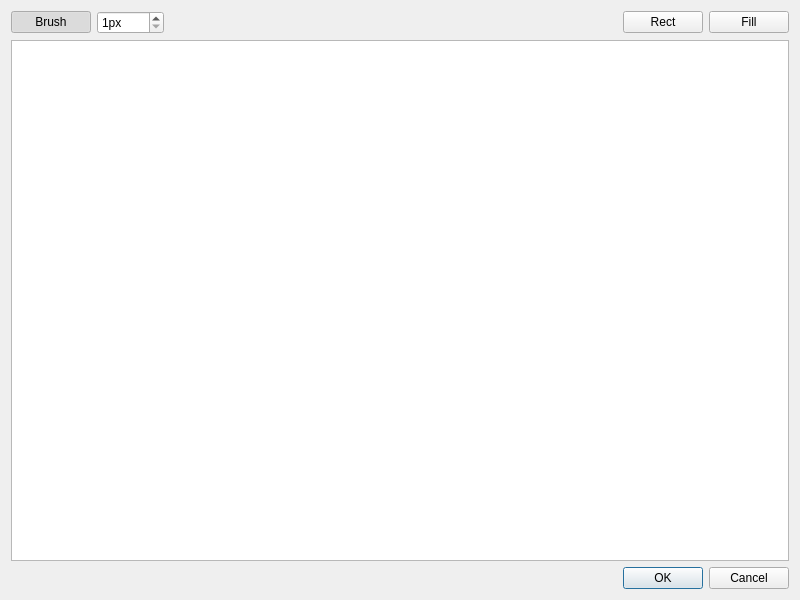
<?xml version="1.0" encoding="UTF-8"?>
<ui version="4.0">
 <class>MaskPainterDialog</class>
 <widget class="QDialog" name="MaskPainterDialog">
  <property name="geometry">
   <rect>
    <x>0</x>
    <y>0</y>
    <width>800</width>
    <height>600</height>
   </rect>
  </property>
  <property name="windowTitle">
   <string>Mask Painter</string>
  </property>
  <layout class="QVBoxLayout" name="verticalLayout">
   <item>
    <layout class="QHBoxLayout" name="horizontalLayout">
     <property name="topMargin">
      <number>0</number>
     </property>
     <item>
      <widget class="QPushButton" name="pushBrush">
       <property name="text">
        <string>Brush</string>
       </property>
       <property name="checkable">
        <bool>true</bool>
       </property>
       <property name="checked">
        <bool>true</bool>
       </property>
       <attribute name="buttonGroup">
        <string notr="true">buttonGroup</string>
       </attribute>
      </widget>
     </item>
     <item>
      <widget class="QSpinBox" name="spinBrushSize">
       <property name="suffix">
        <string>px</string>
       </property>
       <property name="prefix">
        <string/>
       </property>
       <property name="minimum">
        <number>1</number>
       </property>
       <property name="maximum">
        <number>9999</number>
       </property>
       <property name="singleStep">
        <number>2</number>
       </property>
      </widget>
     </item>
     <item>
      <spacer name="horizontalSpacer">
       <property name="orientation">
        <enum>Qt::Horizontal</enum>
       </property>
       <property name="sizeHint" stdset="0">
        <size>
         <width>40</width>
         <height>20</height>
        </size>
       </property>
      </spacer>
     </item>
     <item>
      <widget class="QPushButton" name="pushRect">
       <property name="text">
        <string>Rect</string>
       </property>
       <property name="checkable">
        <bool>true</bool>
       </property>
       <attribute name="buttonGroup">
        <string notr="true">buttonGroup</string>
       </attribute>
      </widget>
     </item>
     <item>
      <widget class="QPushButton" name="pushFill">
       <property name="text">
        <string>Fill</string>
       </property>
       <property name="checkable">
        <bool>true</bool>
       </property>
       <attribute name="buttonGroup">
        <string notr="true">buttonGroup</string>
       </attribute>
      </widget>
     </item>
    </layout>
   </item>
   <item>
    <widget class="MaskPainterGraphicsView" name="graphicsView"/>
   </item>
   <item>
    <widget class="QDialogButtonBox" name="buttonBox">
     <property name="orientation">
      <enum>Qt::Horizontal</enum>
     </property>
     <property name="standardButtons">
      <set>QDialogButtonBox::Cancel|QDialogButtonBox::Ok</set>
     </property>
    </widget>
   </item>
  </layout>
 </widget>
 <customwidgets>
  <customwidget>
   <class>MaskPainterGraphicsView</class>
   <extends>QGraphicsView</extends>
   <header>maskpaintergraphicsview.h</header>
  </customwidget>
 </customwidgets>
 <resources/>
 <connections>
  <connection>
   <sender>buttonBox</sender>
   <signal>accepted()</signal>
   <receiver>MaskPainterDialog</receiver>
   <slot>accept()</slot>
   <hints>
    <hint type="sourcelabel">
     <x>248</x>
     <y>254</y>
    </hint>
    <hint type="destinationlabel">
     <x>157</x>
     <y>274</y>
    </hint>
   </hints>
  </connection>
  <connection>
   <sender>buttonBox</sender>
   <signal>rejected()</signal>
   <receiver>MaskPainterDialog</receiver>
   <slot>reject()</slot>
   <hints>
    <hint type="sourcelabel">
     <x>316</x>
     <y>260</y>
    </hint>
    <hint type="destinationlabel">
     <x>286</x>
     <y>274</y>
    </hint>
   </hints>
  </connection>
 </connections>
 <buttongroups>
  <buttongroup name="buttonGroup"/>
 </buttongroups>
</ui>
